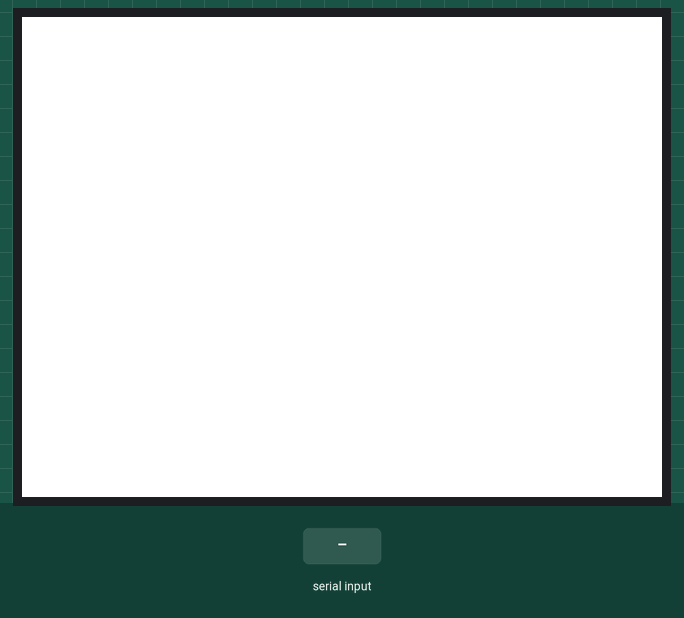
The sketch below on a simulated ESP32. Parts: 320×240 colour display. The test bench sets the inputs (shaded band). What the sketch prints to the serial monitor is not drawn.

Above: at 1.4 s.
1.5 s: "Face ID Matched\n" received over the second serial link
At 2.7 s:
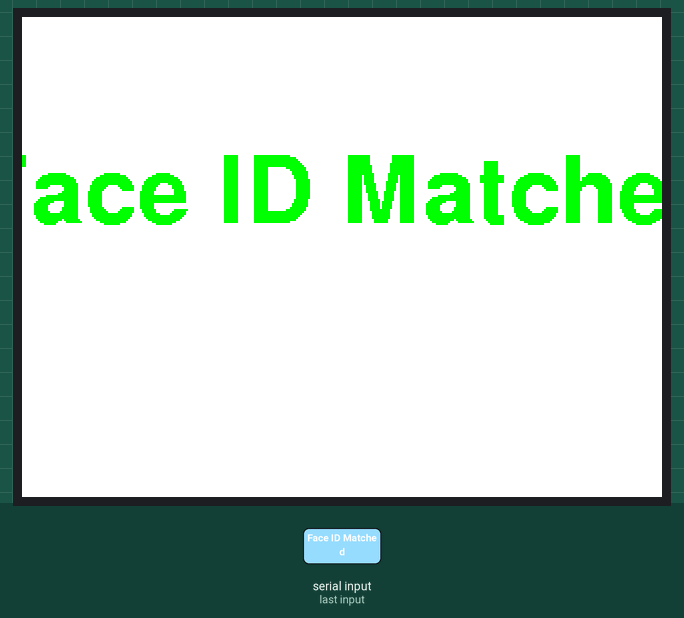
3.0 s: "Face ID Not Matched\n" received over the second serial link
At 3.8 s:
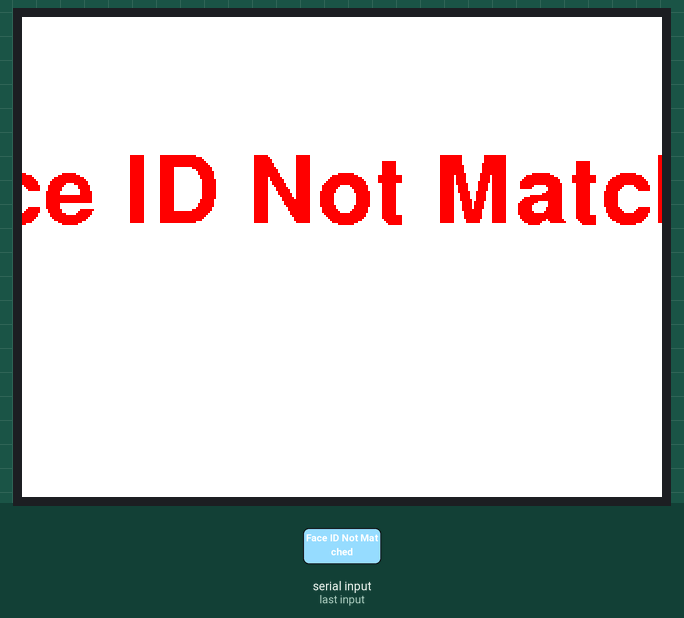
4.5 s: "Face ID Matched\n" received over the second serial link
At 5.0 s:
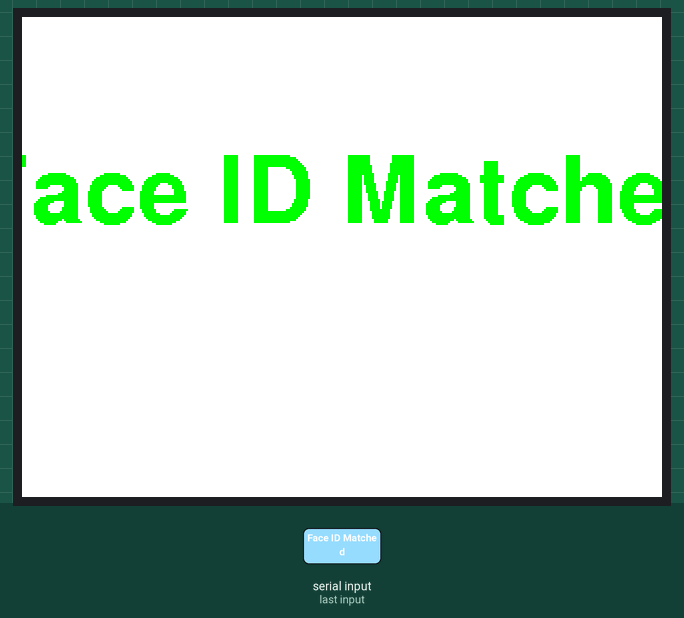
6.0 s: "1\n" received over the second serial link
At 6.9 s:
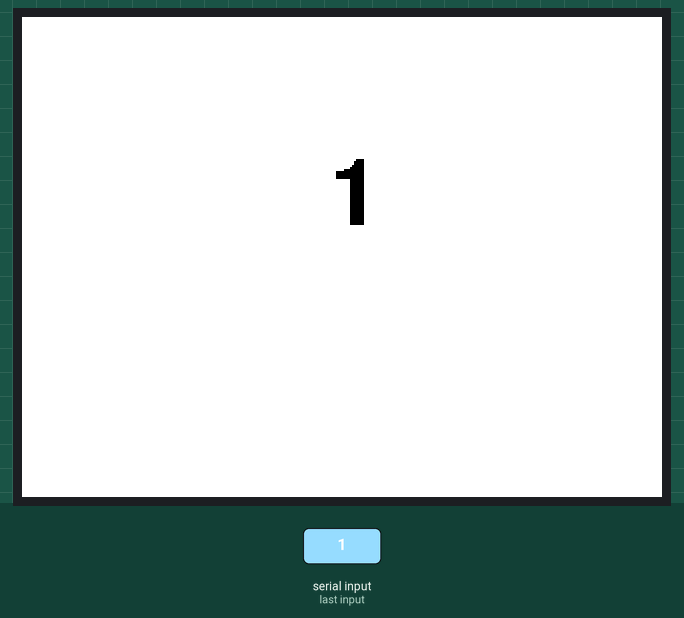
7.5 s: "Face ID Not Matched\n" received over the second serial link
At 8.4 s:
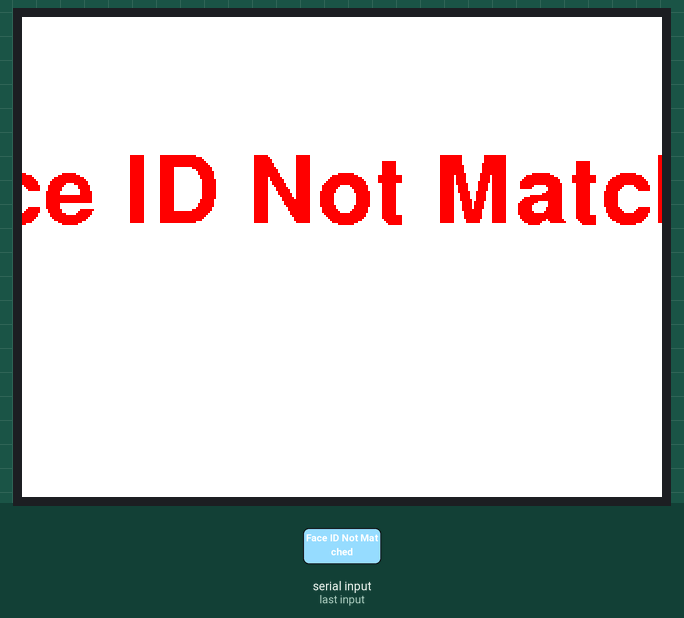
Timing chart, 0 to 10.0 s (numbered marks = the images above; inputs shaded):
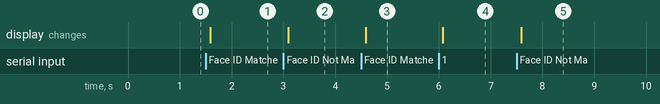

Measured:
- after the input at 1.5 s, the display: changes after 0.09 s (image 1)
- after the input at 3.0 s, the display: changes after 0.09 s (image 2)
- after the input at 4.5 s, the display: changes after 0.09 s (image 3)
- after the input at 6.0 s, the display: changes after 0.08 s (image 4)
- after the input at 7.5 s, the display: changes after 0.09 s (image 5)

The sketch:

FaceID.ino
```cpp
#include <SPI.h>
#include <Adafruit_GFX.h>
#include <MCUFRIEND_kbv.h>
#include <Fonts/FreeSansBold24pt7b.h>

#define LCD_CS A3
#define LCD_CD A2
#define LCD_WR A1
#define LCD_RD A0
#define LCD_RESET A4

MCUFRIEND_kbv tft;

// Color definitions
#define BLACK 0x0000
#define WHITE 0xFFFF
#define GREEN 0x07E0 // The green value that worked in your test code
#define RED 0xF800  // Using a standard red value

void setup() {
  Serial.begin(115200); // For serial monitor
  Serial2.begin(115200); // For communication with ESP32 (RX3, TX3)

  // Initialize the display
  uint16_t ID = tft.readID();
  tft.begin(ID);
  tft.setRotation(1); // Adjust rotation if needed
  tft.fillScreen(WHITE); // Set background to white
  tft.setFont(&FreeSansBold24pt7b); // Set the font to FreeSansBold24pt7b
}

void loop() {
  if (Serial2.available()) {
    String command = Serial2.readStringUntil('\n');
    command.trim(); // Remove any leading or trailing whitespace
    Serial.print("Received command: '");
    Serial.print(command);
    Serial.println("'");

    if (command == "Clear display" || command == "Clear Face ID") {
      tft.fillScreen(WHITE);
    } else {
      tft.fillScreen(WHITE);

      uint16_t textColor = BLACK;
      if (command.equals("Face ID Matched")) {
        Serial.println("Setting text color to GREEN");
        textColor = GREEN;
      } else if (command.equals("Face ID Not Matched")) {
        Serial.println("Setting text color to RED");
        textColor = RED;
      } else {
        Serial.println("Setting text color to BLACK");
      }

      int16_t x1, y1;
      uint16_t w, h;
      tft.setTextWrap(false);
      tft.getTextBounds(command, 0, 0, &x1, &y1, &w, &h);
      int16_t x = (tft.width() - w) / 2;
      int16_t y = (tft.height() - h) / 2;

      tft.setCursor(x, y);
      tft.setTextColor(textColor, WHITE);
      tft.print(command);
    }
  }
}
```
